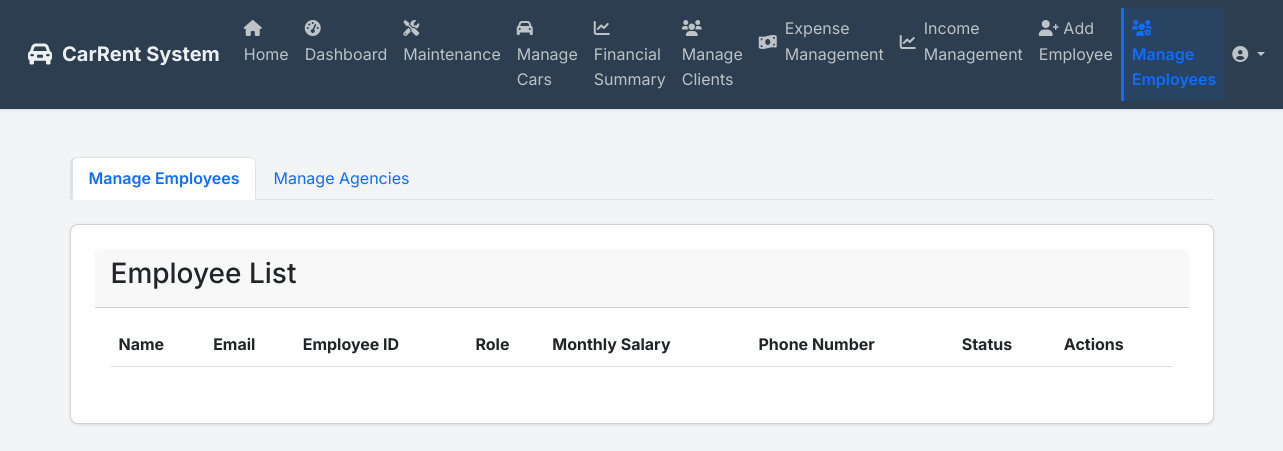
/manage_employees (signed in), run on an earlier commit of the app's database.
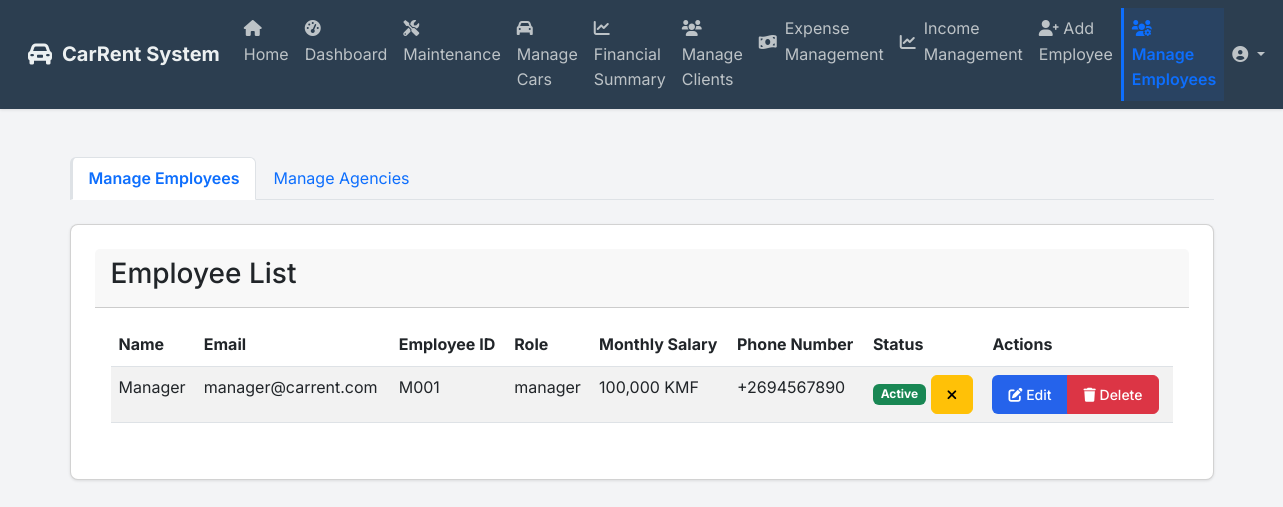
And on a later commit of the database.
### app/models.py (models this page shows)
class User(db.Model, UserMixin):
    id = db.Column(db.Integer, primary_key=True)
    email = db.Column(db.String(255), nullable=False)
    password = db.Column(db.String(255), nullable=False)
    name = db.Column(db.String(255), nullable=False)
    employee_id = db.Column(db.String(100), unique=True, nullable=False)
    is_admin = db.Column(db.Boolean, default=False)
    role = db.Column(db.String(50), nullable=False, default='employee')  # 'admin', 'manager', 'secretary'
    salary = db.Column(db.Float, nullable=True, default=0.0)  # Employee salary
    phone_number = db.Column(db.String(50), nullable=True)  # Employee phone number
    is_active = db.Column(db.Boolean, default=True)  # New column for active/inactive status
    bookings_created = db.relationship('Booking', backref='employee', lazy=True)
    user_expenses = db.relationship('Expense', backref='user', lazy=True)
    user_incomes = db.relationship('Income', backref='user_income', lazy=True)

### app/routes.py (the view, shortened to what this page needs)
@main.route('/manage_employees', methods=['GET', 'POST'])
@login_required
def manage_employees():
    if not (current_user.is_admin or current_user.role == 'manager'):
        flash('Access denied. Only administrators and managers can manage employees.', 'danger')
        return redirect(url_for('main.dashboard'))
    employees = User.query.filter(
        (User.is_admin == False) & (User.role != 'agency')
    ).all()
    agencies = User.query.filter_by(role='agency').all()
    assigned_car_ids = db.session.query(AgencyVisibleCar.car_id).distinct().all()
    assigned_car_ids = [car_id[0] for car_id in assigned_car_ids]
    cars = Car.query.filter(~Car.id.in_(assigned_car_ids)).all()
    return render_template('manage_employees.html',
                           employees=employees,
                           agencies=agencies,
                           cars=cars)

### app/templates/manage_employees.html (shortened to what this page needs)
{% extends "base.html" %}
{% block content %}
<div class="container-fluid mt-5">
    <div class="row">
        <div class="col-md-12">
            <ul class="nav nav-tabs mb-4" id="managementTabs">
                <li class="nav-item">
                    <a class="nav-link active" data-bs-toggle="tab" href="#employees">Manage Employees</a>
                </li>
                <li class="nav-item">
                    <a class="nav-link" data-bs-toggle="tab" href="#agencies">Manage Agencies</a>
                </li>
            </ul>
            <div class="tab-content">
                <div class="tab-pane fade show active" id="employees">
                    <div class="card">
                        <div class="card-header">
                            <h3 class="card-title">Employee List</h3>
                        </div>
                        <div class="card-body">
                            <table class="table table-striped table-hover">
                                <thead>
                                    <tr>
                                        <th>Name</th>
                                        <th>Email</th>
                                        <th>Employee ID</th>
                                        <th>Role</th>
                                        <th>Monthly Salary</th>
                                        <th>Phone Number</th>
                                        <th>Status</th>
                                        <th>Actions</th>
                                    </tr>
                                </thead>
                                <tbody>
                                    {% for employee in employees %}
                                        {% if not employee.is_admin and employee.role != 'agency' %}
                                        <tr data-employee-id="{{ employee.id }}">
                                            <td>{{ employee.name }}</td>
                                            <td>{{ employee.email }}</td>
                                            <td>{{ employee.employee_id }}</td>
                                            <td>{{ employee.role }}</td>
                                            <td>{{ "{:,.0f} KMF".format(employee.salary) }}</td>
                                            <td>{{ employee.phone_number or 'N/A' }}</td>
                                            <td>
                                                {% if employee.is_active %}
                                                    <span class="badge bg-success employee-status-badge">Active</span>
                                                {% else %}
                                                    <span class="badge bg-danger employee-status-badge">Inactive</span>
                                                {% endif %}
                                                <button class="btn btn-sm btn-toggle-status {% if employee.is_active %}btn-warning{% else %}btn-success{% endif %}"
                                                        data-user-id="{{ employee.id }}"
                                                        title="{% if employee.is_active %}Deactivate{% else %}Activate{% endif %} User">
                                                    <i class="fas {% if employee.is_active %}fa-times{% else %}fa-check{% endif %}"></i>
                                                </button>
                                            </td>
                                            <td>
                                                <div class="btn-group" role="group">
                                                    <button class="btn btn-sm btn-primary edit-employee"
                                                            data-id="{{ employee.id }}"
                                                            data-name="{{ employee.name }}"
                                                            data-email="{{ employee.email }}"
                                                            data-edit_role="{{ employee.role }}"
                                                            data-salary="{{ employee.salary }}"
                                                            data-phone-number="{{ employee.phone_number or '' }}"
                                                            data-employee-id="{{ employee.employee_id }}">
                                                        <i class="fas fa-edit"></i> Edit
                                                    </button>
                                                    <button class="btn btn-sm btn-danger delete-employee" data-id="{{ employee.id }}">
                                                        <i class="fas fa-trash"></i> Delete
                                                    </button>
                                                </div>
                                            </td>
                                        </tr>
                                        {% endif %}
                                    {% endfor %}
                                </tbody>
                            </table>
                        </div>
                    </div>
                </div>
            </div>
        </div>
    </div>
</div>
{% endblock %}

### app/templates/base.html (shortened to what this page needs)
<!DOCTYPE html>
<html lang="en">
<head>
    <link href="https://cdn.jsdelivr.net/npm/bootstrap@5.3.0/dist/css/bootstrap.min.css" rel="stylesheet">
    <link rel="stylesheet" href="{{ url_for('static', filename='css/style.css') }}">
    <link rel="stylesheet" href="https://cdnjs.cloudflare.com/ajax/libs/font-awesome/6.0.0/css/all.min.css">
</head>
<body>
    <nav class="navbar navbar-expand-lg navbar-custom">
        <div class="container-fluid">
            <a class="navbar-brand" href="{{ url_for('main.home') }}">
                <i class="fas fa-car-alt"></i> CarRent System
            </a>
            <div class="collapse navbar-collapse" id="mainNavbar">
                <ul class="navbar-nav me-auto mb-2 mb-lg-0">
                    {% if current_user.is_authenticated %}
                        {% if current_user.role == 'agency' %}
                            <li class="nav-item">
                                <a class="nav-link {% if request.endpoint == 'main.home' %}active{% endif %}" href="{{ url_for('main.home') }}">
                                    <i class="fas fa-home"></i> Home
                                </a>
                            </li>
                        {% else %}
                            <li class="nav-item">
                                <a class="nav-link {% if request.endpoint == 'main.home' %}active{% endif %}" href="{{ url_for('main.home') }}">
                                    <i class="fas fa-home"></i> Home
                                </a>
                            </li>
                            <li class="nav-item">
                                <a class="nav-link {% if request.endpoint == 'main.dashboard' %}active{% endif %}" href="{{ url_for('main.dashboard') }}">
                                    <i class="fas fa-tachometer-alt"></i> Dashboard
                                </a>
                            </li>
                            <li class="nav-item">
                                <a class="nav-link {% if request.endpoint == 'main.maintenance' %}active{% endif %}" href="{{ url_for('main.maintenance') }}">
                                    <i class="fas fa-tools"></i> Maintenance
                                </a>
                            </li>
                            {% if current_user.is_authenticated %}
                                {% if current_user.is_admin or current_user.role == 'manager' %}
                                    <li class="nav-item">
                                        <a class="nav-link {% if request.endpoint == 'main.manage_cars' %}active{% endif %}" href="{{ url_for('main.manage_cars') }}">
                                            <i class="fas fa-car"></i> Manage Cars
                                        </a>
                                    </li>
                                    <li class="nav-item">
                                        <a class="nav-link {% if request.endpoint == 'main.financial_summary' %}active{% endif %}" href="{{ url_for('main.financial_summary') }}">
                                            <i class="fas fa-chart-line"></i> Financial Summary
                                        </a>
                                    </li>
                                {% endif %}
                                {% if current_user.is_authenticated and (current_user.is_admin or current_user.role in ['manager', 'secretary']) %}
                                    <li class="nav-item">
                                        <a class="nav-link {{ 'active' if request.endpoint == 'main.manage_clients' }}" href="{{ url_for('main.manage_clients') }}">
                                            <i class="fas fa-users"></i>
                                            <span>Manage Clients</span>
                                        </a>
                                    </li>
                                {% endif %}
                                {% if current_user.is_admin or current_user.role == 'secretary' %}
                                    <li class="nav-item">
                                        <a class="nav-link {% if request.endpoint == 'main.expense_management' %}active{% endif %}" href="{{ url_for('main.expense_management') }}">
                                            <div class="d-flex align-items-center">
                                                <i class="fas fa-money-bill-wave me-2"></i>
                                                Expense Management
                                            </div>
                                        </a>
                                    </li>
                                    <li class="nav-item">
                                        <a class="nav-link {% if request.endpoint == 'main.view_income_management' %}active{% endif %}" href="{{ url_for('main.view_income_management') }}">
                                            <div class="d-flex align-items-center">
                                                <i class="fas fa-chart-line me-2"></i>
                                                Income Management
                                            </div>
                                        </a>
                                    </li>
                                {% endif %}
                                {% if current_user.is_admin %}
                                    <li class="nav-item">
                                        <a class="nav-link {% if request.endpoint == 'main.add_employee' %}active{% endif %}" href="{{ url_for('main.add_employee') }}">
                                            <i class="fas fa-user-plus"></i> Add Employee
                                        </a>
                                    </li>
                                    <li class="nav-item">
                                        <a class="nav-link {% if request.endpoint == 'main.manage_employees' %}active{% endif %}" href="{{ url_for('main.manage_employees') }}">
                                            <i class="fas fa-users-cog"></i> Manage Employees
                                        </a>
                                    </li>
                                {% endif %}
                            {% endif %}
                        {% endif %}
                    {% endif %}
                </ul>
                <ul class="navbar-nav">
                    {% if current_user.is_authenticated %}
                        <li class="nav-item dropdown">
                            <a class="nav-link dropdown-toggle" href="#" role="button"
                               data-bs-toggle="dropdown">
                                <i class="fas fa-user-circle"></i> {{ current_user.username }}
                            </a>
                        </li>
                    {% else %}
                        <li class="nav-item">
                            <a class="nav-link" href="{{ url_for('auth.login') }}">
                                <i class="fas fa-sign-in-alt"></i> Login
                            </a>
                        </li>
                    {% endif %}
                </ul>
            </div>
        </div>
    </nav>
    <main class="container mt-4">
        {% block content %}{% endblock %}
    </main>
</body>
</html>

### app/static/css/style.css (style rules this page uses)
:root { --primary-color: #2563eb; --secondary-color: #1e40af; --background-color: #f3f4f6; --text-color: #1f2937; --error-color: #dc2626; --success-color: #059669; }
* { margin: 0; padding: 0; box-sizing: border-box; }
body { font-family: 'Inter', sans-serif; background-color: var(--background-color); color: var(--text-color); line-height: 1.6; }
.container { max-width: 1200px; margin: 0 auto; padding: 0 1rem; }
.navbar { background-color: white; box-shadow: 0 1px 3px rgba(0, 0, 0, 0.1); padding: 1rem 0; }
.card { background-color: white; border-radius: 0.5rem; box-shadow: 0 1px 3px rgba(0, 0, 0, 0.1); padding: 1.5rem; margin-bottom: 1rem; }
.btn { display: inline-block; padding: 0.5rem 1rem; border-radius: 0.375rem; font-weight: 500; text-align: center; cursor: pointer; transition: background-color 0.2s; text-decoration: none; }
.btn-primary { background-color: var(--primary-color); color: white; border: none; }

### app/templates/base.html (style rules this page uses)
.navbar-custom { background-color: #2c3e50; padding: 0.5rem 1rem; }
.navbar-custom .navbar-brand { color: #ecf0f1; font-weight: bold; display: flex; align-items: center; }
.navbar-custom .navbar-brand i { margin-right: 10px; font-size: 1.5rem; }
.navbar-custom .nav-link { color: #bdc3c7; transition: color 0.3s ease; }
.navbar-custom .nav-link:hover, .navbar-custom .nav-link.active { color: #ffffff; }
.nav-link.active { background-color: rgba(13, 110, 253, 0.1); color: #0d6efd !important; font-weight: 600; border-left: 3px solid #0d6efd; }
.nav-link.active i { color: #0d6efd; }

What changed in the data, as far as the page shows it:
added User: name "Manager", email "manager@carrent.com", employee_id "M001", role "manager", salary "100,000 KMF", phone_number "+2694567890", is_active "Active"
